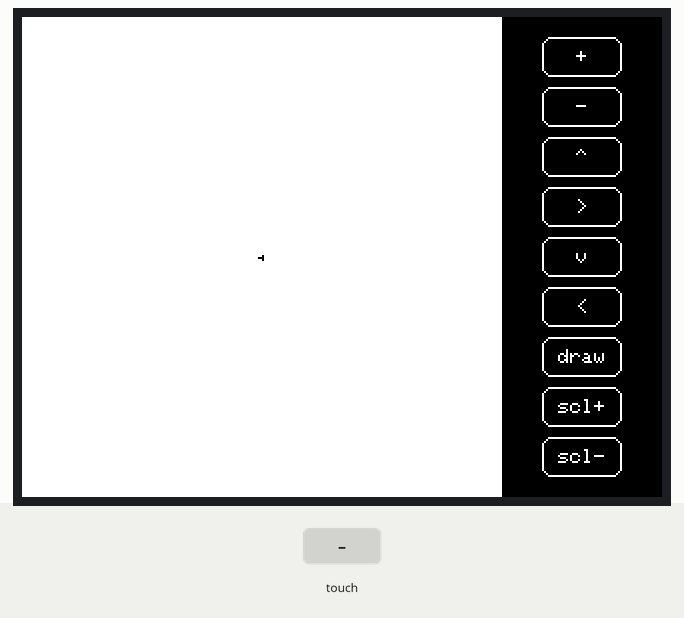
Recording of a sketch running on a simulated Arduino Uno, built with avr-gcc and run on an emulated ATmega328P. Parts: 320×240 colour display. The test bench sets the inputs (shaded band).

Above: at 1.0 s.

The sketch:

LCD_Mandelbrot.ino
```cpp
#include <Elegoo_GFX.h>
#include <Elegoo_TFTLCD.h>
#include <TouchScreen.h>

#define LCD_CS A3
#define LCD_CD A2
#define LCD_WR A1
#define LCD_RD A0
#define LCD_RESET A4
#define BLACK   0x0000
#define BLUE    0x001F
#define RED     0xF800
#define GREEN   0x07E0
#define CYAN    0x07FF
#define MAGENTA 0xF81F
#define YELLOW  0xFFE0
#define WHITE   0xFFFF


#define YP A3  // must be an analog pin, use "An" notation!
#define XM A2  // must be an analog pin, use "An" notation!
#define YM 9   // can be a digital pin
#define XP 8   // can be a digital pin

//Touch For New ILI9341 TP
#define TS_MINX 120
#define TS_MAXX 900

#define TS_MINY 70
#define TS_MAXY 920

Elegoo_TFTLCD tft(LCD_CS, LCD_CD, LCD_WR, LCD_RD, LCD_RESET);
TouchScreen ts = TouchScreen(XP, YP, XM, YM, 300);


Elegoo_GFX_Button buttons[9];


char buttonlabels[9][5] = {"+", "-", "^", ">", "v", "<", "draw", "scl+", "scl-"};
uint16_t buttoncolors[9] = {BLACK, BLACK, BLACK, BLACK, BLACK, BLACK, BLACK, BLACK, BLACK};


int scale = 1;

struct i {
  float x, y;
  i operator+(i r) {
    return i(x + r.x, y + r.y);
  }
  i operator*(i r) {
    return i((x * r.x) - (y * r.y), (x * r.y + y * r.x));
  }
  i() {}
  i(float a, float b) {
    x = a;
    y = b;
  }
  float operator~() {
    return sqrt((x * x) + (y * y));
  }
  String tostring() {
    return String(x) + " + " + String(y) + "i";
  }
};

void setup() {
  Serial.begin(9600);
  tft.reset();

  uint16_t identifier = tft.readID();
  identifier = 0x9341;

  tft.begin(identifier);
  tft.setRotation(3);
  tft.fillScreen(BLACK);

  for (uint8_t row = 0; row < 9; row++) {
    buttons[row].initButton(&tft, 280,
                            20 + row * (25), // x, y, w, h, outline, fill, text
                            40, 20, WHITE, buttoncolors[row], WHITE,
                            buttonlabels[row], 1);
    buttons[row].drawButton();
  }

  drawFullScreen();

}

float zoom = 1.0;
float sx = 0;
float sy = 0;

void loop() {
  tick();
}

float dc = 1;

void tick() {
  int p = getPress();
  bool redraw = false;
  if (p == 0) {
    zoom = zoom * 1.5;
  } else if (p == 1) {
    zoom = zoom / 1.5;
  } else if (p == 2) {
    sy = sy - (dc*scale)/zoom;
  } else if (p == 3) {
    sx = sx + (dc*scale)/zoom;
  } else if (p == 4) {
    sy = sy + (dc*scale)/zoom;
  } else if (p == 5) {
    sx = sx - (dc*scale)/zoom;
  } else if (p == 6) {
    drawFullScreen();
  } else if (p == 7) {
    scale++;
  } else if (p == 8) {
    scale--;
  }
}

bool tickDuring() {
  int p = getPress();
  if (p == 0) {
    zoom = zoom * 1.5;
  } else if (p == 1) {
    zoom = zoom / 1.5;
  } else if (p == 2) {
    sy = sy - (dc*scale)/zoom;
  } else if (p == 3) {
    sx = sx + (dc*scale)/zoom;
  } else if (p == 4) {
    sy = sy + (dc*scale)/zoom;
  } else if (p == 5) {
    sx = sx - (dc*scale)/zoom;
  } else if (p == 7) {
    scale++;
  } else if (p == 8) {
    scale--;
  }
  if (p != -1) {
    return true;
  } else {
    return false;
  }
}

#define MINPRESSURE 10
#define MAXPRESSURE 1000

int getPress() {
  int bb = -1;
  digitalWrite(13, HIGH);
  TSPoint p = ts.getPoint();
  digitalWrite(13, LOW);

  pinMode(XM, OUTPUT);
  pinMode(YP, OUTPUT);

  if (p.z > MINPRESSURE && p.z < MAXPRESSURE) {
    // scale from 0->1023 to tft.width
    p.x = map(p.x, TS_MINY, TS_MAXY, tft.width(), 0);
    p.y = (map(p.y, TS_MINX, TS_MAXX, tft.height(), 0));
    if (p.x < 100) {
      p.x += 25;
    }
  }


  // go thru all the buttons, checking if they were pressed
  for (uint8_t b = 0; b < 9; b++) {
    if (buttons[b].contains(320 - p.y, 280 - p.x)) {
      buttons[b].press(true);  // tell the button it is pressed
    } else {
      buttons[b].press(false);  // tell the button it is NOT pressed
    }
  }

  // now we can ask the buttons if their state has changed
  for (uint8_t b = 0; b < 9; b++) {
    if (buttons[b].justReleased()) {
      // Serial.print("Released: "); Serial.println(b);
      buttons[b].drawButton();  // draw normal
    }

    if (buttons[b].justPressed()) {
      buttons[b].drawButton(true);  // draw invert!
      bb = b;
      delay(100); // UI debouncing
    }
  }
  return bb;
}

bool drawFullScreen() {
  for (int x = -120; x < 120; x += scale) {
    for (int y = -120; y < 120; y += scale) {
      if (tickDuring()) return true;
      float xx = sx + (x / zoom);
      float yy = sy + (y / zoom);
      if (scale == 1) {
        tft.drawPixel(x + 120, y + 120, WHITE);
      } else {
        tft.fillRect(x + 120, y + 120, scale, scale, WHITE);
      }

      int it = 256 - iterate(i(xx, yy));
      if (scale == 1) {
        tft.drawPixel(x + 120, y + 120, tft.color565(it, it, it));
      } else {
        tft.fillRect(x + 120, y + 120, scale, scale, tft.color565(it, it, it));
      }
    }
  }
  return false;
}

int maxIterations = 250;

int iterate(i c) {
  i z = i(0, 0);
  int j = 0;
  while (j < maxIterations && ~z <= 2.0) {
    z = (z * z) + c;
    j++;
  }
  return j;
}
```
